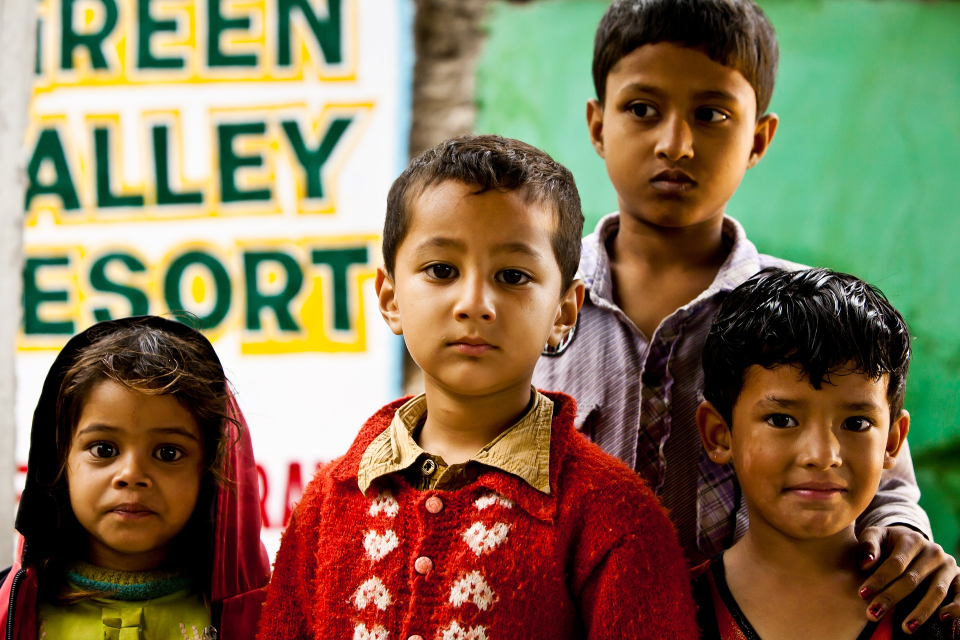
#> input picture Python/파이썬과 40개의 작품들/23. 얼굴만 찾아 모자이크(OpenCV)/children.jpg, 1920 x 1280 px (shown at 1/2 size)
$ python main23-1.py
#> lines starting #> are read from the running program, lines starting #| are printed output that depends on the picture
import numpy as np
import cv2

face_cascade = cv2.CascadeClassifier(cv2.data.haarcascades + 'haarcascade_frontalface_default.xml')
eye_cascade = cv2.CascadeClassifier(cv2.data.haarcascades + 'haarcascade_eye.xml')

ff = np.fromfile('children.jpg', np.uint8)
img = cv2.imdecode(ff, cv2.IMREAD_UNCHANGED)
#> img is the input picture: shape (1280, 1920, 3); mean B, G, R 85, 114.5, 131.3
img = cv2.resize(img, dsize=(0, 0), fx=0.4, fy=0.4, interpolation=cv2.INTER_LINEAR)
#> img: shape (512, 768, 3)

gray = cv2.cvtColor(img, cv2.COLOR_BGR2GRAY)
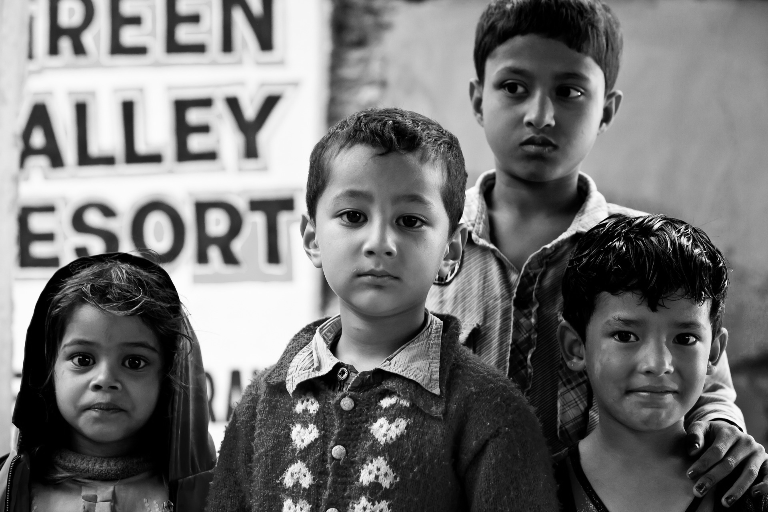
#> gray: shape (512, 768); min 0, max 254, mean 116.1

faces = face_cascade.detectMultiScale(gray, 1.2,5)
#> faces = [[467, 37, 140, 140], [574, 284, 140, 140], [38, 307, 136, 136], [299, 157, 158, 158]]
for (x,y,w,h) in faces:
    cv2.rectangle(img, (x,y), (x+w, y+h), (255,0,0),2)

    roi_gray = gray[y:y+h, x:x+w]
    roi_color = img[y:y+h, x:x+w]
    eyes = eye_cascade.detectMultiScale(roi_gray)
    for (ex, ey, ew, eh) in eyes:
        cv2.rectangle(roi_color, (ex,ey), (ex+ew, ey+eh),(0,255,0),2)
#> this loop made 4 passes
#> (x, y, w, h, eyes) on passes 1, 2, 4: (467, 37, 140, 140, [[26, 29, 44, 44], [81, 32, 43, 43], [17, 7, 103, 103]]), (574, 284, 140, 140, [[30, 31, 41, 41], [95, 37, 34, 34]]), (299, 157, 158, 158, [[90, 45, 40, 40], [32, 37, 45, 45]])
#> pass 1, `roi_gray = gray[y:y+h, x:x+w]`:
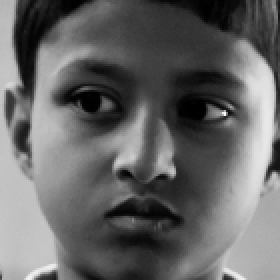
#> roi_gray: shape (140, 140) (shown 2 times larger); min 0, max 248, mean 102.1
#> pass 1, `roi_color = img[y:y+h, x:x+w]`:
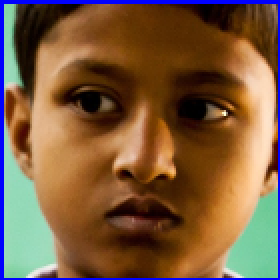
#> roi_color: shape (140, 140, 3) (shown 2 times larger); mean B, G, R 63.5, 92.5, 123.9
#> pass 2, `roi_color = img[y:y+h, x:x+w]`:
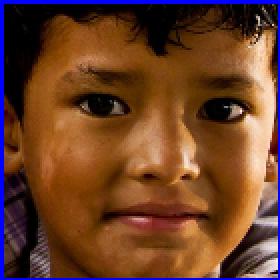
#> roi_color: shape (140, 140, 3) (shown 2 times larger); mean B, G, R 41.1, 64.7, 108.2
#> after the loop:
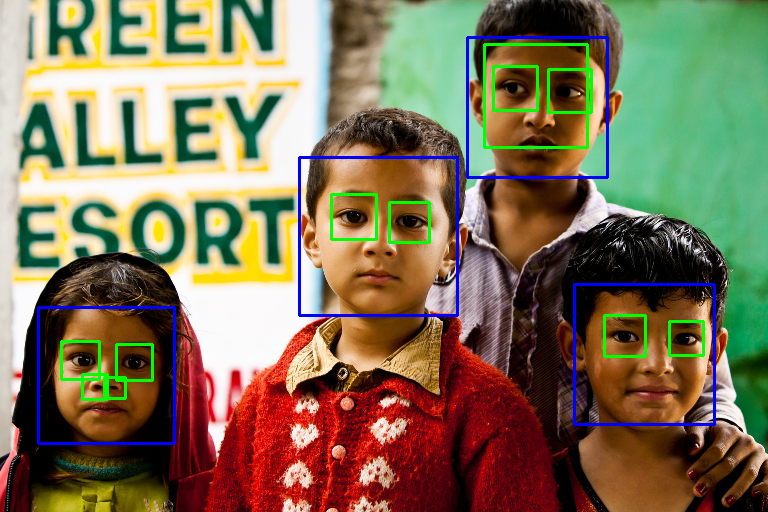
#> img: shape (512, 768, 3); mean B, G, R 87.5, 115.1, 127.4
#> after the loop:
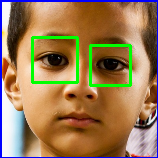
#> roi_color: shape (158, 158, 3); mean B, G, R 85.5, 123.7, 154.3
#> after the loop:
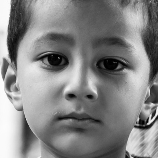
#> roi_gray: shape (158, 158); min 0, max 252, mean 133.3

cv2.imshow('face find', img)
cv2.waitKey(0)
cv2.destroyAllWindows()
